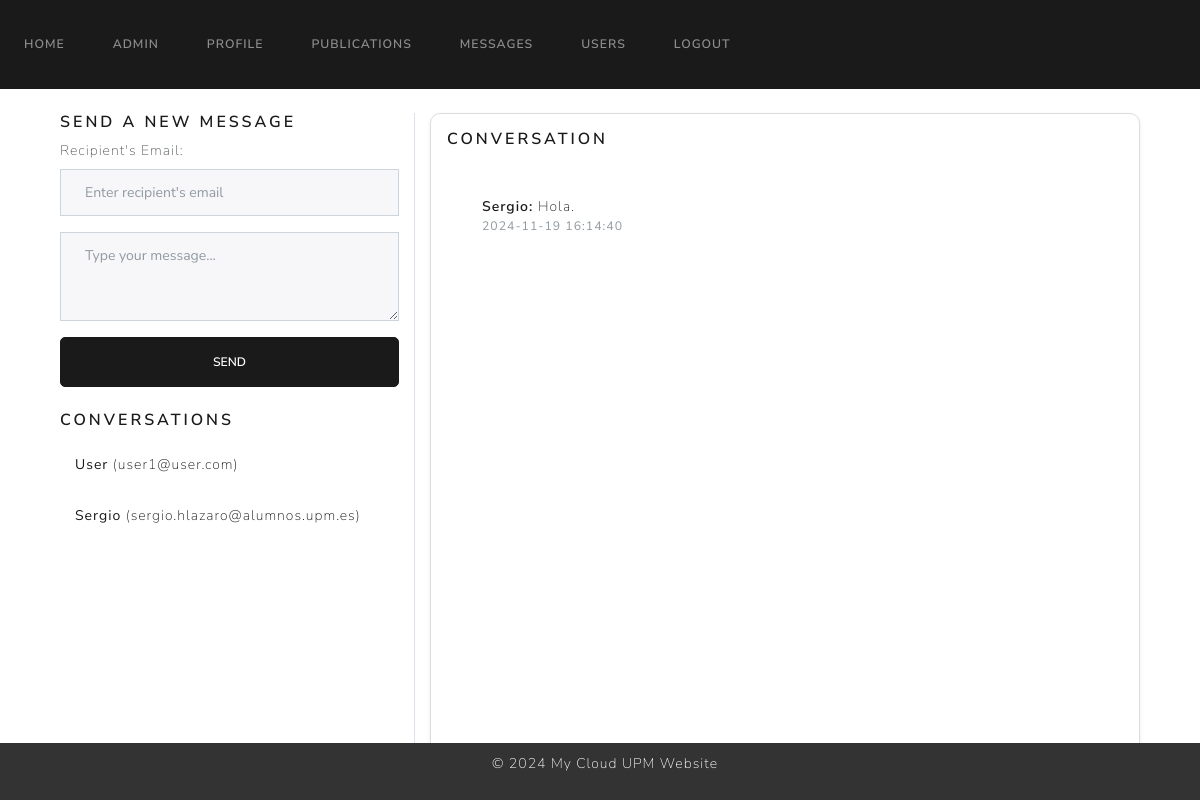
Before: /messages?user_id=3 (signed in) with the older database file.
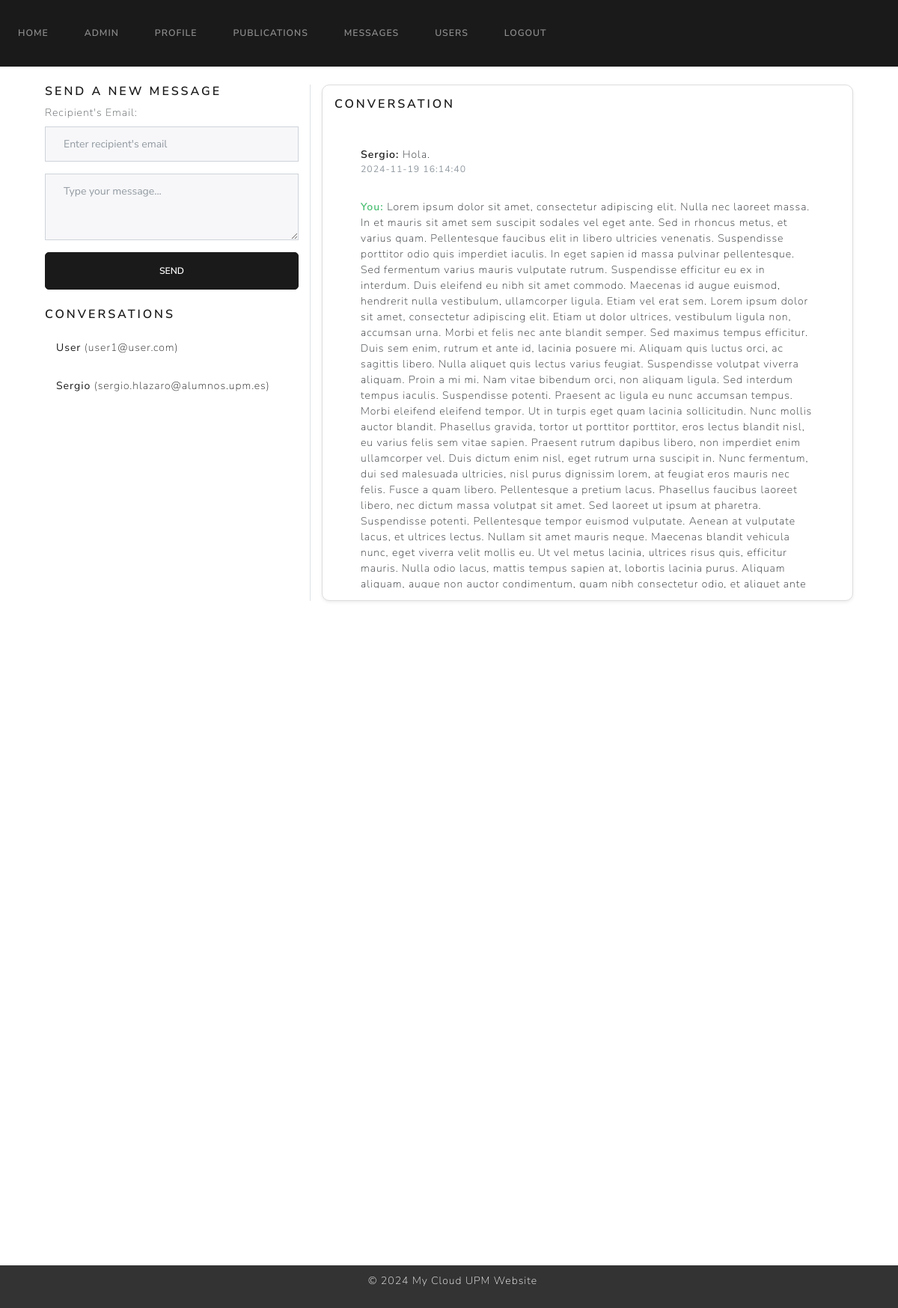
After: the same page with the newer database file.
### website/models.py (models this page shows)
class User(UserMixin, db.Model):
    id = db.Column(db.Integer, primary_key=True)
    name = db.Column(db.String(100), unique=True, nullable=False)
    surname = db.Column(db.String(100), unique=True, nullable=False)
    email = db.Column(db.String(100), unique=True, nullable=False)
    password = db.Column(db.String(100), nullable=False)
    role = db.Column(db.Integer, nullable=False, default=1)  # 0 para admin, 1 para usuario regular
    is_blocked = db.Column(db.Boolean, nullable=False, default=False)  # Nuevo campo para indicar si el usuario está bloqueado
    profile_pic = db.Column(db.String(150), default='default.jpg')
    publications = db.relationship('Publication')
    login_records = db.relationship('LoginRecord')

class Message(db.Model):
    id = db.Column(db.Integer, primary_key=True)
    sender_id = db.Column(db.Integer, db.ForeignKey('user.id'), nullable=False)
    receiver_id = db.Column(db.Integer, db.ForeignKey('user.id'), nullable=False)
    content = db.Column(db.Text, nullable=False)
    timestamp = db.Column(db.DateTime, default=func.now())
    sender = db.relationship('User', foreign_keys=[sender_id], backref='sent_messages')
    receiver = db.relationship('User', foreign_keys=[receiver_id], backref='received_messages')

### website/views.py (the view)
@views.route('/messages', methods=['GET'])
@login_required
def messages():
    users_contacted = db.session.query(User).join(
        Message, (Message.sender_id == User.id) | (Message.receiver_id == User.id)
    ).filter(User.id != current_user.id).distinct().all()
    selected_user_id = request.args.get('user_id', type=int)
    conversation = None
    if selected_user_id:
        conversation = Message.query.filter(
            (Message.sender_id == current_user.id) & (Message.receiver_id == selected_user_id) |
            (Message.receiver_id == current_user.id) & (Message.sender_id == selected_user_id)
        ).order_by(Message.timestamp).all()
    return render_template(
        'messages.html',
        user=current_user,
        users_contacted=users_contacted,
        conversation=conversation,
        selected_user_id=selected_user_id
    )

### website/templates/messages.html (shortened to what this page needs)
{% extends "base.html" %}
{% block content %}
<div class="container mt-4">
    <div class="row">
        <div class="col-md-4 border-end">
            <div class="mb-4">
                <h5 class="text-primary">Send a New Message</h5>
                <form action="{{ url_for('views.send_message') }}" method="POST">
                    <div class="mb-3">
                        <label for="receiver_email" class="form-label">Recipient's Email:</label>
                        <input type="email" name="receiver_email" class="form-control" placeholder="Enter recipient's email" required>
                    </div>
                    <div class="mb-3">
                        <textarea name="content" class="form-control" rows="3" placeholder="Type your message..." required></textarea>
                    </div>
                    <button type="submit" class="btn btn-primary w-100">Send</button>
                </form>
            </div>
            <div>
                <h5 class="text-primary">Conversations</h5>
                <ul class="list-group">
                    {% for user in users_contacted %}
                    <li class="list-group-item">
                        <a href="{{ url_for('views.messages', user_id=user.id) }}" class="text-decoration-none">
                            <strong>{{ user.name }}</strong> ({{ user.email }})
                        </a>
                    </li>
                    {% endfor %}
                </ul>
            </div>
        </div>
        <div class="col-md-8">
            <div class="card shadow-sm p-3">
                <h5 class="card-title text-primary">Conversation</h5>
                <div class="card-body" style="height: 625px; overflow-y: auto;">
                    {% if conversation %}
                    <ul class="list-group">
                        {% for message in conversation %}
                        <li class="list-group-item">
                            <strong class="{% if message.sender_id == current_user.id %}text-success{% else %}text-primary{% endif %}">
                                {% if message.sender_id == current_user.id %}You{% else %}{{ message.sender.name }}{% endif %}:
                            </strong>
                            <span>{{ message.content }}</span>
                            <small class="text-muted d-block">{{ message.timestamp }}</small>
                        </li>
                        {% endfor %}
                    </ul>
                    {% else %}
                    <p class="text-muted">Select a user to view the conversation or start a new message on the left.</p>
                    {% endif %}
                </div>
            </div>
        </div>
    </div>
</div>
{% endblock %}

Changed rows visible on the page:
added Message: shows "You", content "Lorem ipsum dolor sit amet, consectetur adipiscing elit. Nulla nec laoreet massa. In et mauris sit amet sem suscipit sodales vel eget ante. Sed in rhoncus metus, et varius quam. Pellentesque faucibus elit in libero ultricies venenatis. Suspendisse porttitor odio quis imperdiet iaculis. In eget sapien id massa pulvinar pellentesque. Sed fermentum varius mauris vulputate rutrum. Suspendisse efficitur eu ex in interdum. Duis eleifend eu nibh sit amet commodo. Maecenas id augue euismod, hendrerit nulla vestibulum, ullamcorper ligula. Etiam vel erat sem. Lorem ipsum dolor sit amet, consectetur adipiscing elit. Etiam ut dolor ultrices, vestibulum ligula non, accumsan urna. Morbi et felis nec ante…"
